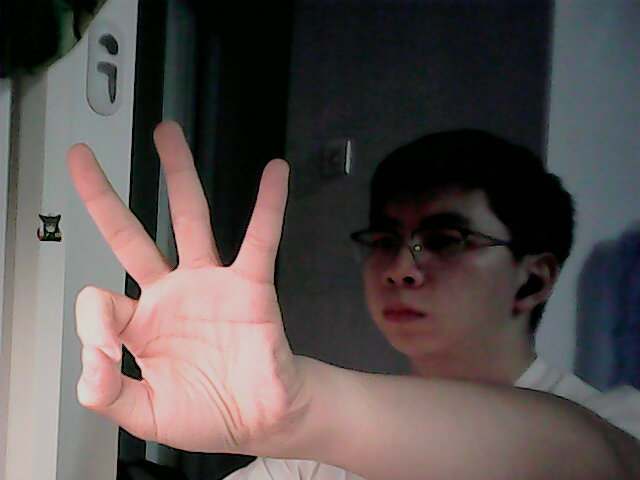
#> input picture test_images/1.jpg, 640 x 480 px, given in place of the camera
$ python test.py
#> lines starting #> are read from the running program, lines starting #| are printed output that depends on the picture; after the words box and inside, x2 and y2 are one past the last pixel; in counts of white or black regions, pixels touching at a corner belong together
# [69 lines of commented-out code are left out]

import cv2
import numpy as np
cap=cv2.VideoCapture(0)
while 1:
    ret,frame=cap.read() #读取一帧图像(ret:是否成功,frame:画面数据)
#> frame is the input picture: shape (480, 640, 3); mean B, G, R 78.9, 80.3, 88.7
    hsv=cv2.cvtColor(frame,cv2.COLOR_BGR2HSV) # 将BGR2hsv
#> hsv: shape (480, 640, 3); mean H, S, V 59.3, 81.9, 94.1
    lower_blue=np.array([0,20,40]) #H通道(78-99):对应蓝色的色调范围,S通道(43-255):排除低饱和度(接近灰色)的区域,V通道(46-255):排除过暗区域
    upper_blue=np.array([25,160,255])
    mask=cv2.inRange(hsv,lower_blue,upper_blue)
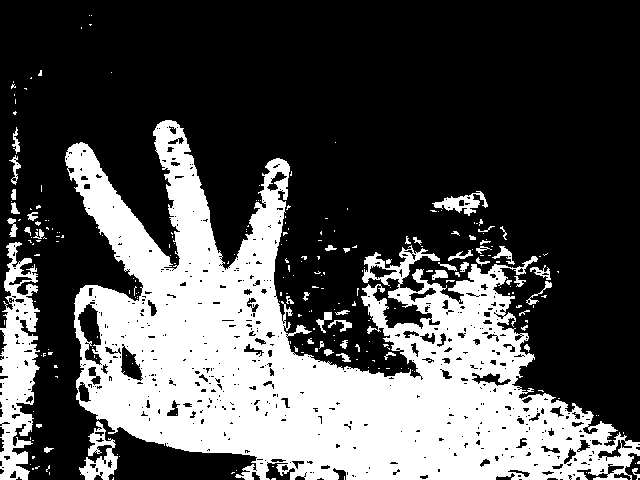
#> mask: shape (480, 640); 31.8% white; 248 white regions (199 under 20 px), largest, box (x1, y1, x2, y2) and area: (65, 120, 640, 480) 87208, (0, 242, 40, 480) 5628, (79, 421, 118, 480) 1005
    res=cv2.bitwise_and(frame,frame,mask=mask) #使用逻辑与操作将掩膜应用在原来的图像上,构成res图像
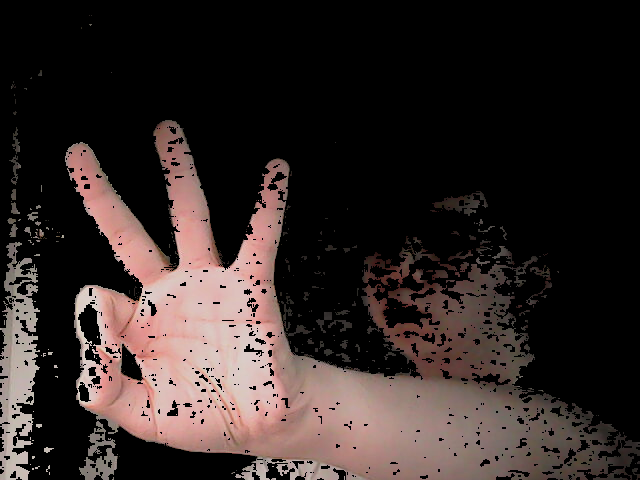
#> res: shape (480, 640, 3); mean B, G, R 38.9, 41.1, 51.2
    cv2.imshow('frame',frame) #原图
    cv2.imshow('mask',mask)  #掩码,(蓝色为白色)
    cv2.imshow('res',res)   #提取蓝色区域
    if cv2.waitKey(1)==ord('q'):
#> (key q is pressed here)
        break
cv2.destroyAllWindows() #撕毁窗口
cap.release() #释放摄像头
